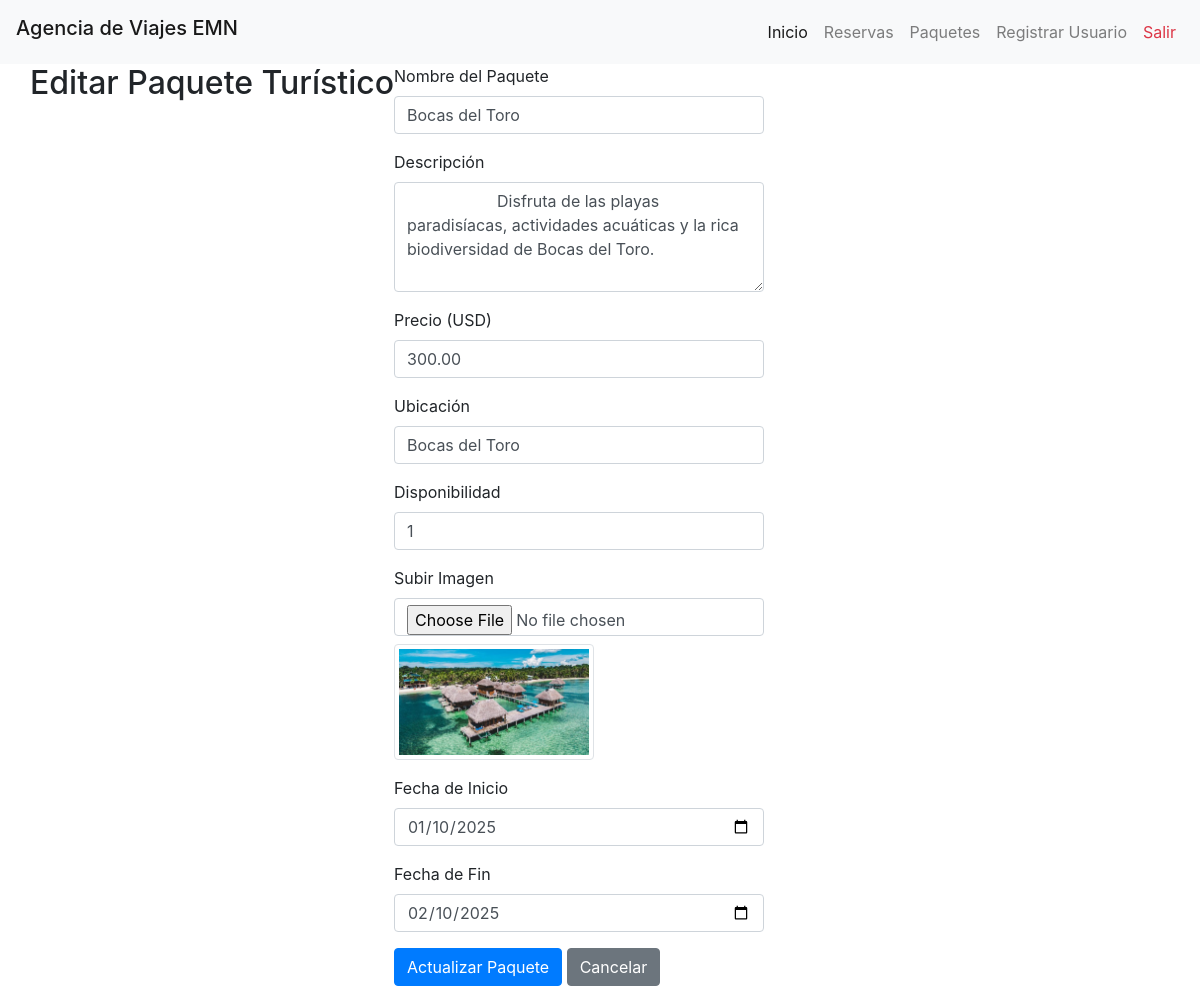
Screenshot of /paqueteeditar.php?id=3 (signed in) with the database file from the repository.
### tables this page shows
CREATE TABLE paquetes (
    id INT AUTO_INCREMENT PRIMARY KEY,
    nombre VARCHAR(255) NOT NULL,
    descripcion TEXT NOT NULL,
    precio DECIMAL(10, 2) NOT NULL,
    disponibilidad INT NOT NULL,
    ubicacion VARCHAR(255) NOT NULL,
    fecha_inicio DATE NOT NULL,
    fecha_fin DATE NOT NULL,
    imagen_url VARCHAR(255) NULL
);

### Modelos/Paquetes.php (called while the page is built, shortened)
<?php
class Paquetes
{
    private $conn;
    public function __construct($db)
    {
        $this->conn = $db;
    }
    public function obtenerPaquete($id)
    {
        try {
            $stmt = $this->conn->prepare("SELECT * FROM paquetes WHERE id = :id");
            $stmt->bindParam(":id", $id);
            $stmt->execute();
            $result = $stmt->fetchAll(PDO::FETCH_ASSOC);
            return $result;
        } catch (PDOException $e) {
            echo "Error: " . $e->getMessage();
        }
    }
}

### paqueteeditar.php (the view, shortened to what this page needs)
<!DOCTYPE html>
<html lang="es">
<head>
    <link rel="stylesheet" href="https://stackpath.bootstrapcdn.com/bootstrap/4.5.2/css/bootstrap.min.css">
</head>
<body>
    <?php include_once 'componentes/navbar.php'; ?>
    <div class="container">
        <div class="row">
            <?php
            require_once 'Modelos/Paquetes.php';
            $db = new Conexion();
            $db = $db->conectar();
            $paquetes = new Paquetes($db);
            $paquete = $paquetes->obtenerPaquete($_GET['id'])[0];
            ?>
            <h2 class="text-center">Editar Paquete Turístico</h2>
            <form action="paqueteactualizar.php" method="POST" enctype="multipart/form-data">
                <div class="mb-3">
                    <label for="nombre" class="form-label">Nombre del Paquete</label>
                    <input type="text" class="form-control" id="nombre" name="nombre"
                        value="<?php echo $paquete['nombre']; ?>" required>
                </div>
                <div class="mb-3">
                    <label for="descripcion" class="form-label">Descripción</label>
                    <textarea class="form-control" id="descripcion" name="descripcion" rows="4" required>
                    <?php echo htmlspecialchars($paquete['descripcion']); ?>
                </textarea>
                </div>
                <div class="mb-3">
                    <label for="precio" class="form-label">Precio (USD)</label>
                    <input type="number" step="0.01" class="form-control" id="precio" name="precio"
                        value="<?php echo htmlspecialchars($paquete['precio']); ?>" required>
                </div>
                <div class="mb-3">
                    <label for="ubicacion" class="form-label">Ubicación</label>
                    <input type="text" class="form-control" id="ubicacion" name="ubicacion"
                        value="<?php echo htmlspecialchars($paquete['ubicacion']); ?>" required>
                </div>
                <div class="mb-3">
                    <label for="disponibilidad" class="form-label">Disponibilidad</label>
                    <input type="number" class="form-control" id="disponibilidad" name="disponibilidad"
                        value="<?php echo htmlspecialchars($paquete['disponibilidad']); ?>" required>
                </div>
                <div class="mb-3">
                    <label for="imagen" class="form-label">Subir Imagen</label>
                    <input type="file" class="form-control" id="imagen" name="imagen">
                    <?php if (!empty($paquete['imagen_url'])): ?>
                        <img src="<?php echo htmlspecialchars($paquete['imagen_url']); ?>"
                            alt="Imagen actual" class="img-thumbnail mt-2" width="200">
                    <?php endif; ?>
                </div>
                <div class="mb-3">
                    <label for="fecha_inicio" class="form-label">Fecha de Inicio</label>
                    <input type="date" class="form-control" id="fecha_inicio" name="fecha_inicio"
                        value="<?php echo htmlspecialchars($paquete['fecha_inicio']); ?>" required>
                </div>
                <div class="mb-3">
                    <label for="fecha_fin" class="form-label">Fecha de Fin</label>
                    <input type="date" class="form-control" id="fecha_fin" name="fecha_fin"
                        value="<?php echo htmlspecialchars($paquete['fecha_fin']); ?>" required>
                </div>
                <button type="submit" class="btn btn-primary">Actualizar Paquete</button>
                <a href="index.php" class="btn btn-secondary">Cancelar</a>
            </form>
        </div>
    </div>
</body>
</html>

### rows the page displays
paquetes: nombre "Bocas del Toro", descripcion "Disfruta de las playas paradisíacas, actividades acuáticas y la rica biodiversidad de Bocas del Toro.", precio "300.00", ubicacion "Bocas del Toro", disponibilidad "1", imagen_url (picture), fecha_inicio "01/10/2025", fecha_fin "02/10/2025"
